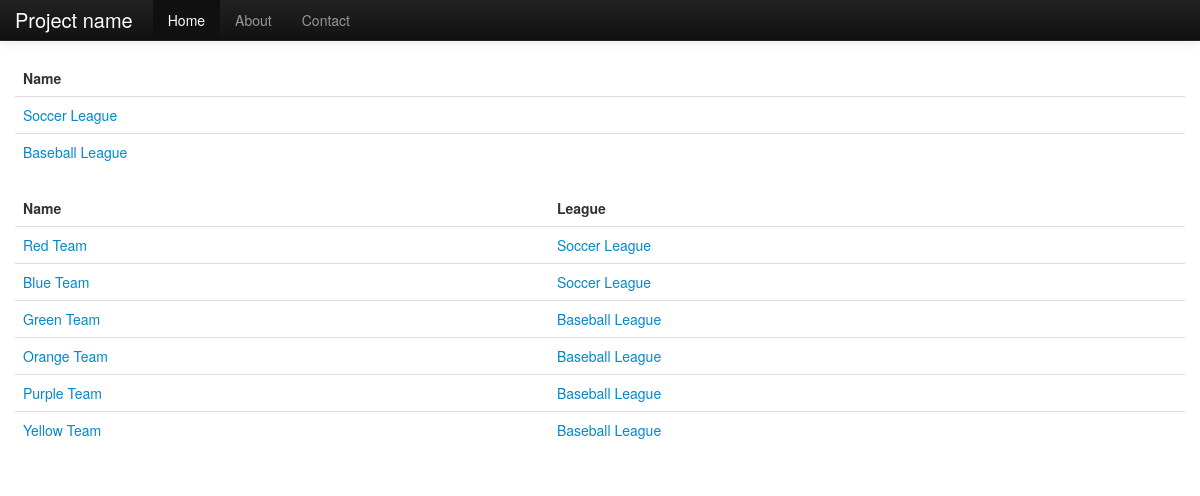
The page / on the database its author committed.
### tables this page shows
CREATE TABLE league (
    id INT NOT NULL AUTO_INCREMENT PRIMARY KEY,
    name VARCHAR(255) NOT NULL
);

CREATE TABLE team (
    id INT NOT NULL AUTO_INCREMENT PRIMARY KEY,
    league_id INT NOT NULL,
    name VARCHAR(255) NOT NULL
);

### application/controllers/home.php (called while the page is built)
<?php if ( ! defined('BASEPATH')) exit('No direct script access allowed');
class Home extends CI_Controller {
	public function index()
	{
		$this->load->model('League_model');
		$this->load->model('Team_model');
		$data['leagues'] = $this->League_model->get_all();
		$data['teams'] = $this->Team_model->get_all();
		$this->load->view('home', $data);
	}
}

### index.php (called while the page is built, shortened)
<?php
require_once BASEPATH.'core/CodeIgniter.php';

### application/models/league_model.php (called while the page is built, shortened)
<?php
class League_model extends CI_Model {
	function get_all(){
		$query = $this->db->get('league');
		return $query->result();
	}
}
?>

### application/models/team_model.php (called while the page is built, shortened)
<?php
class Team_model extends CI_Model {
	function get_all(){
		$this->db->select('team.*, league.name AS league_name');
		$this->db->from('team');
		$this->db->join('league', 'league.id = team.league_id');
		$query = $this->db->get();
		return $query->result();
	}
}
?>

### application/views/home.php (the view, shortened to what this page needs)
<!DOCTYPE html>
<html lang="en">
  <head>
    <link href="<?php echo $this->config->item('base_url'); ?>assets/css/bootstrap.css" rel="stylesheet">
    <link href="./assets/css/bootstrap-responsive.css" rel="stylesheet">
  </head>
  <body>
    <div class="navbar navbar-inverse navbar-fixed-top">
      <div class="navbar-inner">
        <div class="container">
          <a class="brand" href="#">Project name</a>
          <div class="nav-collapse collapse">
            <ul class="nav">
              <li class="active"><a href="#">Home</a></li>
              <li><a href="#about">About</a></li>
              <li><a href="#contact">Contact</a></li>
            </ul>
          </div>
        </div>
      </div>
    </div>
    <div class="container">
      <table class="table">
            <thead>
                <tr>
                    <th>Name</th>
                </tr>
            </thead>
            <tbody>
             <?php foreach ($leagues as $league): ?>
                <tr>
                    <td><a href="<?php echo $this->config->item('base_url'); ?>index.php/league/view/<?php echo $league->id; ?>"><?php echo $league->name;?></a></td>
                </tr>
              <?php endforeach; ?>
            </tbody>
      </table>
      <table class="table">
            <thead>
                <tr>
                    <th>Name</th>
                    <th>League</th>
                </tr>
            </thead>
            <tbody>
             <?php foreach ($teams as $team): ?>
                <tr>
                    <td><a href="<?php echo $this->config->item('base_url'); ?>index.php/team/view/<?php echo $team->id; ?>"><?php echo $team->name;?></a></td>
                    <td><a href="<?php echo $this->config->item('base_url'); ?>index.php/league/view/<?php echo $team->league_id; ?>"><?php echo $team->league_name;?></a></td>
                </tr>
              <?php endforeach; ?>
            </tbody>
      </table>
    </div>
  </body>
</html>

### application/views/home.php (style rules this page uses)
body { padding-top: 60px; }

### rows shown on the page
league: name "Soccer League"
league: name "Baseball League"
team: name "Red Team", league.name "Soccer League"
team: name "Blue Team", league.name "Soccer League"
team: name "Green Team", league.name "Baseball League"
team: name "Orange Team", league.name "Baseball League"
team: name "Purple Team", league.name "Baseball League"
team: name "Yellow Team", league.name "Baseball League"
